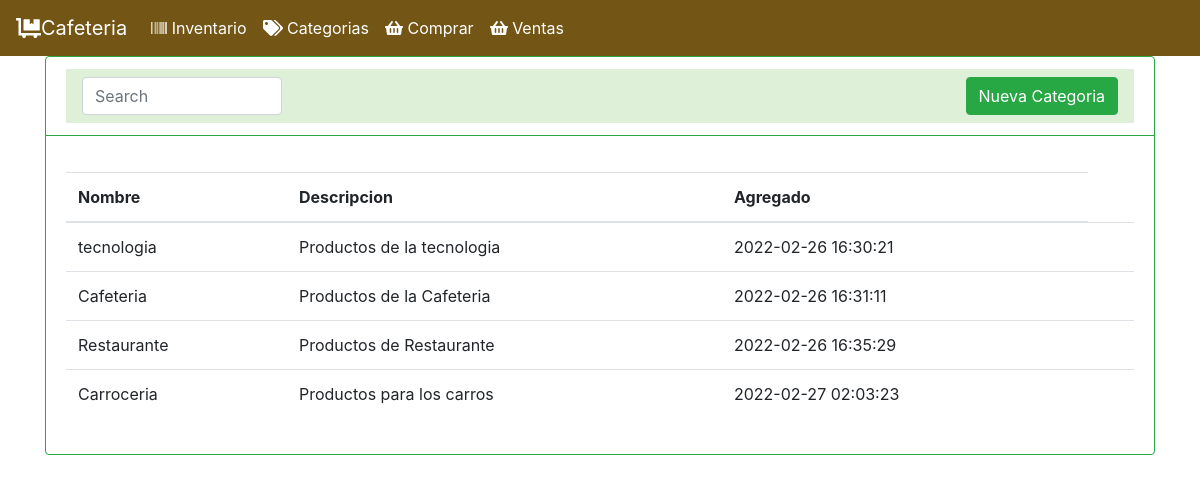
The page /Productos/Categoria.php on the database its author committed.
### tables this page shows
CREATE TABLE `categoria` (
  `idCategoria` int(11) NOT NULL,
  `NombreCategoria` varchar(200) NOT NULL,
  `Descripcion` varchar(300) NOT NULL,
  `Agregado` datetime NOT NULL
);

### Productos/AgregarCategoria.php (called while the page is built, shortened)
<?php
include("../Conexion/conexion.php");
$sentencia = $pdo->prepare("SELECT * FROM `categoria` ");
$sentencia->execute();
$listaCategoria = $sentencia->fetchALL(PDO::FETCH_ASSOC);
?>

### Productos/Categoria.php (the view, shortened to what this page needs)
<?php
require 'AgregarCategoria.php'
?>
<!DOCTYPE html>
<html lang="en">
<head>
    <link rel="stylesheet" href="https://stackpath.bootstrapcdn.com/bootstrap/4.4.1/css/bootstrap.min.css">
</head>
<body>
    <?php
    include 'menu.php' ?>
<!DOCTYPE html>
<html lang="en">
<head>
    <link rel="stylesheet" href="https://stackpath.bootstrapcdn.com/bootstrap/4.4.1/css/bootstrap.min.css">
    <link rel="stylesheet" href="css/styles.css">
<body>
    <div class="container">
        <form accion="" method="post" enctype="multipart/form-data">
            <div class="card border-success mb-3" style="max-width: 80rem;" ;>
                <div class="card-header bg-transparent border-success">
                    <nav class="navbar navbar-light " style="background-color: #DFF0D8">
                        <form class="form-inline">
                            <input class="form-control mr-sm-2" type="search" style="width: 200px" style="color: red" placeholder="Search" aria-label="Search">
                            <button value="btnAbrirModal" class="btn btn-success" data-toggle="modal" data-target="#MODALCATE" type="button">Nueva Categoria </button>
                        </form>
        </form>
    </div>
        <div class="card-body text-success">
            <p class="card-text">
                <table class="table">
                    <thead>
                        <tr>
                            <th scope="col">Nombre</th>
                            <th scope="col">Descripcion</th>
                            <th scope="col">Agregado</th>
                        </tr>
                    </thead>
            </p>
        </div>
        <?php foreach ($listaCategoria as $Categoria) { ?>
            <tr><td> <?php echo $Categoria['NombreCategoria']; ?> </td>
        <td> <?php echo $Categoria['Descripcion']; ?> </td>
        <td> <?php echo $Categoria['Agregado']; ?> </td>
        <td>
    </td>
        </tr>
        <?php } ?>
</body>
</html>

### Productos/menu.php (shortened to what this page needs)
<nav class="navbar navbar-expand-lg navbar-light" style="background-color: #735515;" >
  <a class="navbar-brand" href="index.php"  style="color: white"><i class="fas fa-dolly-flatbed"></i>Cafeteria</a>
  <div class="collapse navbar-collapse" id="navbarSupportedContent">
    <ul class="navbar-nav mr-auto">
      <li class="nav-item active">
        <a class="nav-link" href="index.php" style="color: white" ><i class="fas fa-barcode"></i> Inventario <span class="sr-only">(current)</span></a>
      </li>
      <li class="nav-item">
        <a class="nav-link " href="categoria.php" style="color: white"><i class="fas fa-tags"></i> Categorias</a>
      </li>
      <li class="nav-item">
        <a class="nav-link " href="comprar.php" style="color: white"><i class="fa fa-shopping-basket"></i> Comprar</a>
      </li>
      <li class="nav-item">
        <a class="nav-link " href="ventas.php" style="color: white"><i class="fa fa-shopping-basket"></i> Ventas</a>
      </li>
    </ul>
  </div>
</nav>

### rows shown on the page
categoria: NombreCategoria "tecnologia", Descripcion "Productos de la tecnologia", Agregado "2022-02-26 16:30:21"
categoria: NombreCategoria "Cafeteria", Descripcion "Productos de la Cafeteria", Agregado "2022-02-26 16:31:11"
categoria: NombreCategoria "Restaurante", Descripcion "Productos de Restaurante", Agregado "2022-02-26 16:35:29"
categoria: NombreCategoria "Carroceria", Descripcion "Productos para los carros", Agregado "2022-02-27 02:03:23"
